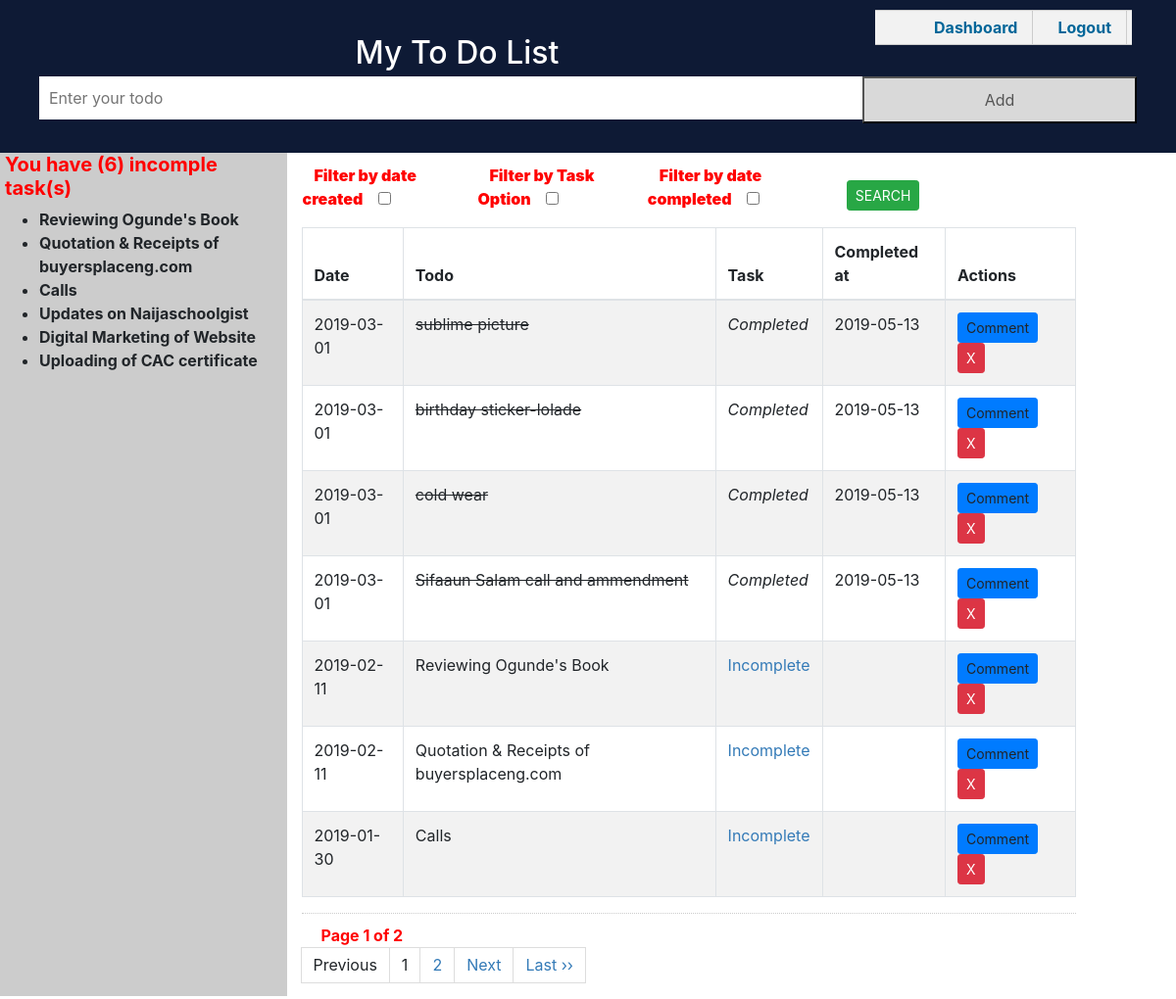
The app's page /todo.php (signed in), older data.
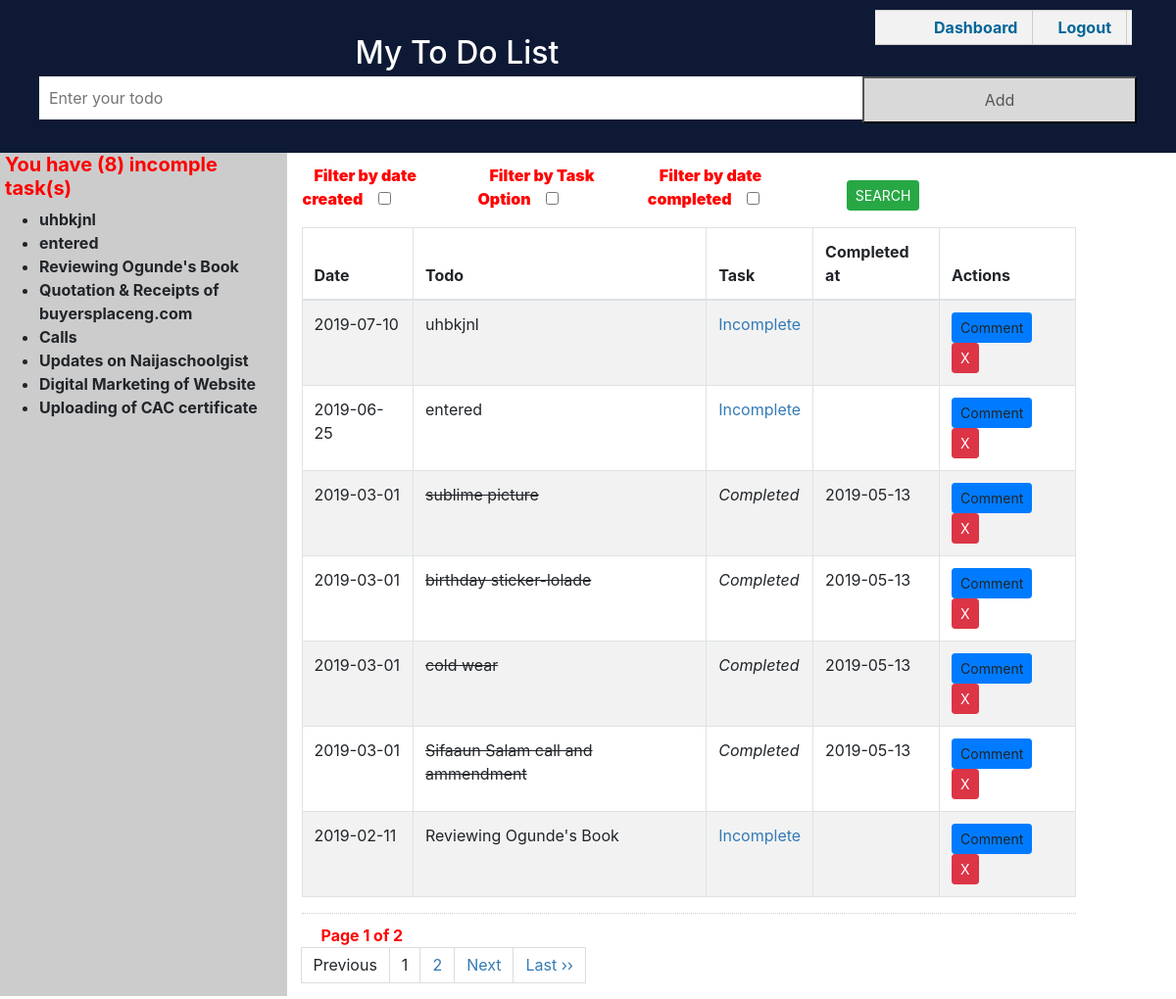
The same page, newer data.
### tables this page shows
CREATE TABLE `todos` (
  `id` int(20) NOT NULL,
  `date` date NOT NULL,
  `todo` varchar(10000) NOT NULL,
  `task` varchar(50) NOT NULL,
  `completed_at` date DEFAULT NULL
);

### todo.php (the view, shortened to what the changed rows need)
<?php  session_start();
include_once('records.php');
if(isset($_SESSION['user'])) {
$result_count = mysqli_query($connect,"SELECT COUNT(*) As total_records FROM `todos` WHERE task = 'Incomplete'");
$total_records = mysqli_fetch_array($result_count);
$total_records = $total_records['total_records'];
$result = mysqli_query($connect,"SELECT * FROM `todos` WHERE task = 'Incomplete' ORDER BY id DESC");
?>
<!DOCTYPE HTML>
<html>
<head>
    <link href="css/bootstrap.css" rel="stylesheet"/>
    <link href="css/bootstrap.min.css" rel="stylesheet"/>
    <link href="css/bootstrap-grid.css" rel="stylesheet"/>
    <link href="css/bat.css" rel="stylesheet"/>
    <link href="css/moi.css" rel="stylesheet"/>
    <link href="css/bootstrap-grid.min.css" rel="stylesheet"/>
    <link href="css/style.css" rel="stylesheet"/>
</head>
<body class="miss">
<div id="myDIV" class="meader">
    <ul id="nalo" style="margin-top: -20px;">
        	<li><a href="logout.php">Logout</a></li>
        	<li><a href="home.php">Dashboard</a></li>
        </ul>
  <h2 style="margin:5px">My To Do List</h2>
  <form name="dform" id="todol">
  <input class="maq" type="text" name="myInput" id="myInput" placeholder="Enter your todo"/>
  <input type="submit" name="todo" value="Add" id="todo" class="addBtn"/>
  </form>
</div>
<div class="row">
    <div class="col-md-3 navo">
        <div>
            <h5 style="color: red; margin-left: 5px;"><b>You have (<?php echo $total_records; ?>) incomple task(s)</b></h5>
            <ul>
            <?php while($row = mysqli_fetch_array($result)){ ?>
                <li><b><?php echo $row['todo']; ?></b></li>
                <?php } ?>
            </ul>
        </div>
</div>
 <div class="col-md-8 section">
<table  style="width: 80%; ">
    <thead>
        <tr>
            <form>
                <div id="form">
                    <th colspan="1">
                        <div id="date_created" class="form-group">
                        <b><span style="color: red; padding: 5px; margin: 7px;">Filter by date created</span></b>
                            <?php
                            if(isset($_GET["date_from_created"]) && $_GET["date_from_created"]!=""){
                            ?>
                            <input type="checkbox" onclick="myFunction()" id="show" checked="checked"/>
                                <?php
                            }else{
                            ?>
                            <input type="checkbox" onclick="myFunction()" id="show"/>
                                <?php
                            }
                            ?>
                        </div>
                    </th>
                    <th colspan="1">
                        <div id="task_option" class="form-group">
                        <b><span style="color: red; padding: 5px; margin: 7px;">Filter by Task Option</b></span>
                            <?php
                            if(isset($_GET["tasky"]) && $_GET["tasky"]!=""){
                            ?>
                            <input type="checkbox" onclick="myFunctionc()" id="watch" checked="checked"/>
                                <?php
                            }else{
                            ?>
                            <input type="checkbox" onclick="myFunctionc()" id="watch"/>
                                <?php
                            }
                            ?>
                        </div>
                    </th>
                    <th colspan="1">
                        <div id="date_completed" class="form-group">
                        <b><span style="color: red; padding: 5px; margin: 7px;">Filter by date completed</span></b>
                            <?php
                            if(isset($_GET["date_from_completed"]) && $_GET["date_from_completed"]!=""){
                            ?>
                            <input type="checkbox" onclick="myFunctionb()" id="see" checked="checked"/>
                                <?php
                            }else{
                            ?>
                            <input type="checkbox" onclick="myFunctionb()" id="see"/>
                                <?php
                            }
                            ?>
                        </div>
                    </th>
                    <th  colspan="1"><input class='btn btn-success btn-sm' type="submit" name="search" value="SEARCH"/></th>
                </div>
            </form>
        </tr>
    </thead>
</table>
     <?php
     if (isset($_GET['search'])) {  ?>
         <table class="table table-striped table-bordered" id="todo_table">
             <thead>
             <tr>
                 <th>Date</th>
                 <th>Todo</th>
                 <th>Task</th>
                 <th>Completed at</th>
                 <th>Actions</th>
             </tr>
             </thead>
             <tbody>
             <?php
             $recorded = new records();
             $new_recs = $recorded->get_todos($_GET);
             $page_no = $recorded->get_page_no();
             $total_pages = $recorded->get_total_pages();
             if(is_array($new_recs)){
                 $result = $new_recs;
                 $end_arr = end($result);
                 if( $end_arr != "") {
                     $product     = isset($end_arr["tasky"]) &&     $end_arr["tasky"] != "" ?        $end_arr["tasky"] :"";
                     $date_from   = isset($end_arr["date_from_created"]) &&    $end_arr["date_from_created"] != "" ?      $end_arr["date_from_created"] :"";
                     $date_to     = isset($end_arr["date_to_created"]) &&      $end_arr["date_to_created"] != "" ?         $end_arr["date_to_created"] :"";
                     $product_cat = isset($end_arr["product_cat"]) &&  $end_arr["product_cat"] != "" ?     $end_arr["product_cat"] :"";
                     array_pop($result);
                 }
             }
             $page_total = 0;
             foreach($new_recs as $rows) {
                 if (isset($rows['id'])) {
                     ?>
                     <tr>
                         <td><?php echo $rows['date'] ?></td>
                         <td><?php echo $rows['todo'] ?></td>
                         <td><?php echo $rows['task'] ?></td>
                         <td><?php echo $rows['completed_at'] ?></td>
                         <td><a onclick="window.open('todo_comment.php?id=<?=$rows['id']?>','', 'width=700px, height=300px')" class="btn btn-primary btn-sm text-centre">Comment</a>
                             <input type="button" name="delete" value="X" id="<?php echo $rows["id"]; ?>" class="btn btn-danger btn-sm delete_data" /></td>
                     </tr>
                 <?php }
             }
             mysqli_close($connect);
             ?>
             </tbody>
         </table>
         <?php
         $h = "todo.php?date_from_created=&date_to_created=&tasky=&date_from_completed=&date_to_completed=&search=SEARCH";
         $url = "todo.php?date_from_created=".$_GET['date_from_created']."&date_to_created=".$_GET['date_to_created']."&tasky=".$_GET['tasky']."&date_from_completed=".$_GET['date_from_completed']."&date_to_completed=".$_GET['date_to_completed']."&search=".$_GET['search'];
         $second_last = $total_pages - 1;
         $urll = $url;
         ?>
         <ul class="pagination">
             <li><a href="<?php echo $urll."&page_no=" . 1;?>">First</a></li>
             <li class="<?php if($page_no <= 1){ echo 'disabled'; } ?>">
                 <a href="<?php if($page_no <= 1){ echo '#'; } else { echo $urll."&page_no=".($page_no - 1); } ?>">Prev</a>
             </li>
             <li class="<?php if($page_no >= $total_pages){ echo 'disabled'; } ?>">
                 <a href="<?php if($page_no >= $total_pages){ echo '#'; } else { echo $urll."&page_no=".($page_no + 1);} ?>">Next</a>
             </li>
             <li><a href="<?php echo $urll . '&page_no='. $total_pages; ?>">Last</a></li>
         </ul>
         <div style='padding: 10px 20px 0px; border-top: dotted 1px #CCC;'>
             <strong><span style="color: red;">Page <?php echo $page_no." of ".$total_pages; ?></span></strong>
         </div>
         <ul class="pagination">
             <li><a href="<?php echo $urll."&page_no=" . 1;?>">First</a></li>
             <li class="<?php if($page_no <= 1){ echo 'disabled'; } ?>">
                 <a href="<?php if($page_no <= 1){ echo '#'; } else { echo $urll."&page_no=".($page_no - 1); } ?>">Prev</a>
             </li>
             <?php
             if ($total_pages <= 10){
                 for ($counter = 1; $counter <= $total_pages; $counter++){
                     if ($counter == $page_no) {
                         echo "<li class='active'><a>$counter</a></li>";
                     }else{
                         echo "<li><a href=" . $urll . "&page_no=" . $counter . ">$counter</a></li>";
                     }
                 }
             }
             elseif($total_pages > 10){
                 if($page_no <= 4) {
                     for ($counter = 1; $counter < 8; $counter++){
                         if ($counter == $page_no) {
                             echo "<li class='active'><a>$counter</a></li>";
                         }else{
                             echo "<li><a href=" . $urll . "&page_no=" . $counter . ">$counter</a></li>";
                         }
                     }
                     echo "<li><a>...</a></li>";
                     echo "<li><a href=" . $urll . "&page_no=" . $second_last . ">$second_last</a></li>";
                     echo "<li><a href=" . $urll . "&page_no=" . $total_pages . ">$total_pages</a></li>";
                 }
                 elseif($page_no > 4 && $page_no < $total_pages - 4) {
                     $adjacents = 2;
                     echo "<li><a href=" . $urll . "&page_no=" . 1 . ">1</a></li>";
                     echo "<li><a href=" . $urll . "&page_no=" . 2 . ">2</a></li>";
                     echo "<li><a>...</a></li>";
                     for ($counter = $page_no - $adjacents; $counter <= $page_no + $adjacents; $counter++) {
                         if ($counter == $page_no) {
                             echo "<li class='active'><a>$counter</a></li>";
                         }else{
                             echo "<li><a href=" . $urll . "&page_no=" . $counter . ">$counter</a></li>";
                         }
                     }
                     echo "<li><a>...</a></li>";
                     echo "<li><a href=" . $urll . "&page_no=" . $second_last . ">$second_last</a></li>";
                     echo "<li><a href='?page_no=$total_pages'>$total_pages</a></li>";
                 }
                 else {
                     echo "<li><a href=" . $urll . "&page_no=" . 1 . ">1</a></li>";
                     echo "<li><a href=" . $urll . "&page_no=" . 2 . ">2</a></li>";
                     echo "<li><a>...</a></li>";
                     for ($counter = $total_pages - 6; $counter <= $total_pages; $counter++) {
                         if ($counter == $page_no) {
                             echo "<li class='active'><a>$counter</a></li>";
                         }else{
                             echo "<li><a href=" . $urll . "&page_no=" . $counter . ">$counter</a></li>";
                         }
                     }
                 }
             }
             ?>
         </ul>
         <!--<ul class="pagination">
    <li <?php// if($page_no <= 1){ echo "class='disabled'"; } ?>>
	<a <?php  ?>>Previous</a>
	</li>-->
         <!-- <li <?php  ?>>
	<a <?php  ?>>Next</a>
	</li> -->
     <?php   } else { ?>
    <table class="table table-striped table-bordered " id="todo_table">
    <thead>
    <tr>
        <th>Date</th>
        <th>Todo</th>
        <th>Task</th>
        <th>Completed at</th>
        <th>Actions</th>
    </tr>
    </thead>
     <tbody>
 <?php
if (isset($_GET['page_no']) && $_GET['page_no']!="") {
	$page_no = $_GET['page_no'];
	} else {
		$page_no = 1;
        }
	$total_records_per_page = 7;
    $offset = ($page_no-1) * $total_records_per_page;
	$previous_page = $page_no - 1;
	$next_page = $page_no + 1;
	$result_count = mysqli_query($connect,"SELECT COUNT(*) As total_records FROM `todos` ORDER BY id DESC");
	$total_records = mysqli_fetch_array($result_count);
	$total_records = $total_records['total_records'];
    $total_no_of_pages = ceil($total_records / $total_records_per_page);
    $result = mysqli_query($connect,"SELECT * FROM `todos` ORDER BY id DESC LIMIT $offset, $total_records_per_page ");
    while($row = mysqli_fetch_array($result)){
            if($row['task'] == "Incomplete") { ?>
        <tr>
            <td><?php echo $row['date'] ?></td>
            <td><?php echo $row['todo'] ?></td>
            <td><a href="#" class="tasking" id="<?php echo $row['id']; ?>" ><?php echo $row['task']; ?></a></td>
            <td><?php echo $row['completed_at']; ?></td>
            <td><a onclick="window.open('todo_comment.php?id=<?=$row['id']?>','', 'width=700px, height=300px')" class="btn btn-primary btn-sm text-centre">Comment</a>
        <input type="button" name="delete" value="X" id="<?php echo $row["id"]; ?>" class="btn btn-danger btn-sm delete_data" /></td>
        </tr>
  <?php  } else { ?>
        <tr>
            <td><?php echo $row['date'] ?> </td>
            <td><span style='text-decoration:line-through'><?php echo $row['todo'] ?></span></td>
            <td><i><?php echo $row['task']; ?></i></td>
            <td><?php echo $row['completed_at']; ?></td>
            <td><a onclick="window.open('todo_comment.php?id=<?=$row['id']?>','', 'width=700px, height=300px')" class="btn btn-primary btn-sm text-centre">Comment</a>
        <input type="button" name="delete" value="X" id="<?php echo $row["id"]; ?>" class="btn btn-danger btn-sm delete_data" /></td>
        </tr>
    <?php
        }
        }
 ?>
     </tbody>
    </table>
<div style='padding: 10px 20px 0px; border-top: dotted 1px #CCC;'>
<strong><span style="color: red;">Page <?php echo $page_no." of ".$total_no_of_pages; ?></span></strong>
</div>
<ul class="pagination">
	<li <?php if($page_no <= 1){ echo "class='disabled'"; } ?>>
	<a <?php if($page_no > 1){ echo "href='?page_no=$previous_page'"; } ?>>Previous</a>
	</li>
    <?php
	if ($total_no_of_pages <= 10){
		for ($counter = 1; $counter <= $total_no_of_pages; $counter++){
			if ($counter == $page_no) {
		   echo "<li class='active'><a>$counter</a></li>";
				}else{
           echo "<li><a href='?page_no=$counter'>$counter</a></li>";
				}
        }
	}
?>
	<li <?php if($page_no >= $total_no_of_pages){ echo "class='disabled'"; } ?>>
	<a <?php if($page_no < $total_no_of_pages) { echo "href='?page_no=$next_page'"; } ?>>Next</a>
	</li>
    <?php if($page_no < $total_no_of_pages){
		echo "<li><a href='?page_no=$total_no_of_pages'>Last &rsaquo;&rsaquo;</a></li>";
		} ?>
</ul>
</div>
</div>
<?php
}
?>
<?php } ?>
</body>
</html>

Row changes from the older to the newer data that the page shows:
no longer on one of the page's lists (row unchanged): todos: date "2019-02-11", todo "Quotation & Receipts of buyersplaceng.com", task "Incomplete"
no longer on one of the page's lists (row unchanged): todos: date "2019-01-30", todo "Calls", task "Incomplete"
added todos: todo "uhbkjnl", date "2019-07-10", task "Incomplete"
added todos: todo "entered", date "2019-06-25", task "Incomplete"
Text that changed along with them:
$total_records: "6" → "8"
